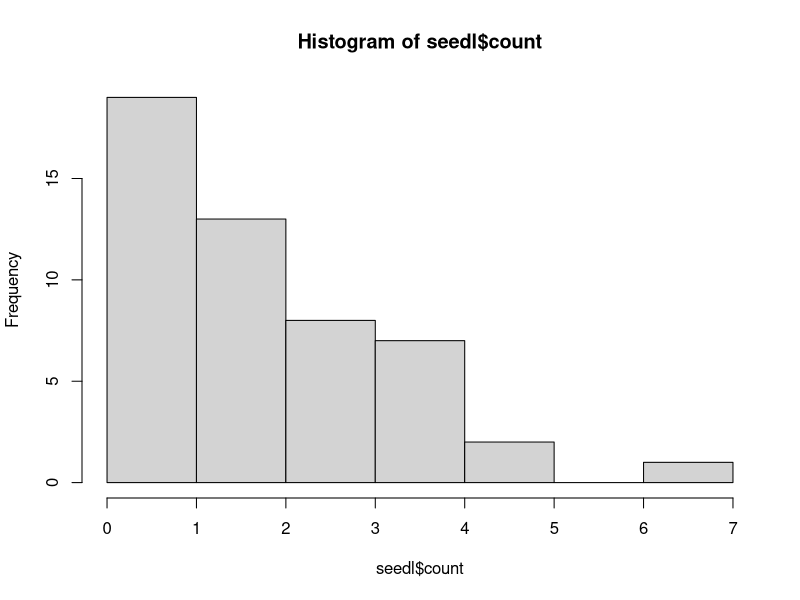
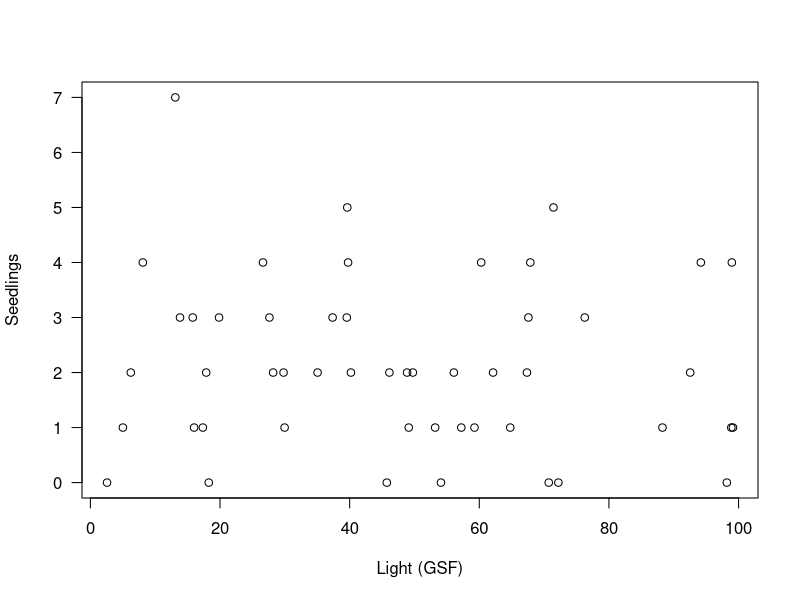

Write the R code that produced these figures, in order. (Note: this script raises an error after producing the figures.)
## ---- chunk 1

library(rmarkdown)
library(knitr)

### Chunk options ###

## Text results
opts_chunk$set(echo = TRUE, warning = FALSE, message = FALSE)

## Code decoration
opts_chunk$set(tidy = FALSE, comment = NA, highlight = TRUE, size = "footnotesize")

# ## Cache
opts_chunk$set(cache = 2, cache.path = "knitr_output/cache/")
# opts_chunk$set(cache.extra = rand_seed)
# 
# ## Plots
opts_chunk$set(fig.path = "knitr_output/figures/")
# opts_chunk$set(dpi = 300, fig.align = "default")   # may want 'center' sometimes
# 
# # Figure format
# opts_chunk$set(dev='pdf')  # e.g. choose among 'pdf', 'png', 'svg'...
# # may include specific dev.args as a list... see knitr help



### Hooks ###

## Crop plot margins
#knit_hooks$set(crop = hook_pdfcrop)   


## ---- chunk 2
seedl <- read.csv("data-raw/seedlings.csv")
summary(seedl)
## ---- chunk 3
table(seedl$count)
## ---- chunk 4
hist(seedl$count)
## ---- chunk 5
plot(seedl$light, seedl$count, las = 1, xlab = "Light (GSF)", ylab = "Seedlings")
## ---- chunk 6
seedl.glm <- glm(count ~ light, data = seedl, family = poisson(link="log"))
summary(seedl.glm)
## ---- chunk 7
coef(seedl.glm)
## ---- chunk 8
exp(coef(seedl.glm))
## ---- chunk 9
#allEffects(seedl.glm)
plot(allEffects(seedl.glm))
## ---- chunk 10
visreg(seedl.glm, scale = "response", ylim = c(0, 7))
points(count ~ light, data = seedl, pch = 20)
## ---- chunk 11
layout(matrix(1:4, nrow=2))
plot(seedl.glm)
par(def.par)
## ---- chunk 12
plot(seedl$light, resid(seedl.glm))
## ---- chunk 13
simulateResiduals(seedl.glm, plot = TRUE)
## ---- chunk 14
simres <- simulateResiduals(seedl.glm, refit = TRUE)
testOverdispersion(simres)
## ---- chunk 15
seedl.overdisp <- glm(count ~ light, data = seedl, family = quasipoisson)
summary(seedl.overdisp)
## ---- chunk 16
allEffects(seedl.overdisp)
allEffects(seedl.glm)
## ---- chunk 17
plot(allEffects(seedl.overdisp))
## ---- chunk 18
plot(allEffects(seedl.glm))
## ---- chunk 19
seedl.offset <- glm(count ~ light, offset = seedl$area, data = seedl, family = poisson)
summary(seedl.offset)
## ---- chunk 20
exp(coef(seedl.offset))
